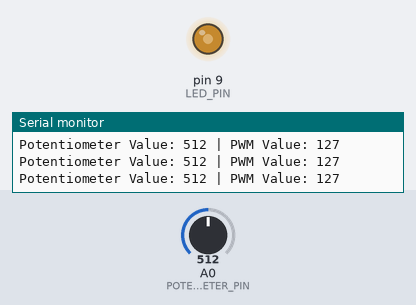
A sketch run on a simulated Arduino Uno, built with avr-gcc and run on an emulated ATmega328P. On the bench: output pins drawn as LEDs (lit = HIGH), the last lines printed to the serial monitor. The inputs (shaded band) are chosen by the test bench; at power-on: A0 (POTENTIOMETER_PIN) = 512.

Above: at 1.2 s.
1.3 s: A0 (POTENTIOMETER_PIN) set to 417
At 2.5 s:
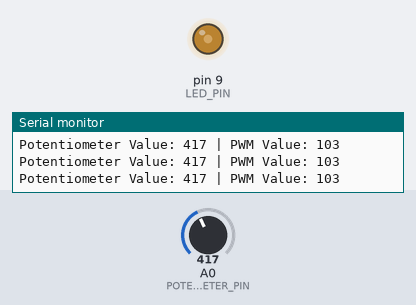
4.3 s: A0 (POTENTIOMETER_PIN) set to 390
At 5.6 s:
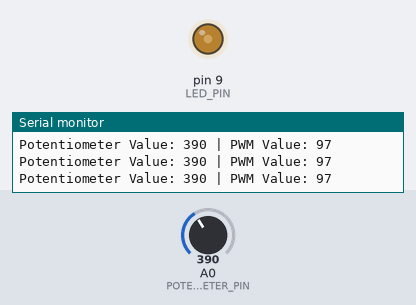
7.3 s: A0 (POTENTIOMETER_PIN) set to 122
At 8.5 s:
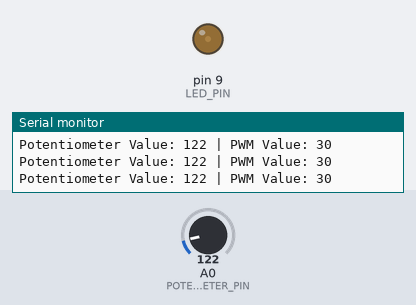
8.8 s: A0 (POTENTIOMETER_PIN) set to 0
At 10.0 s:
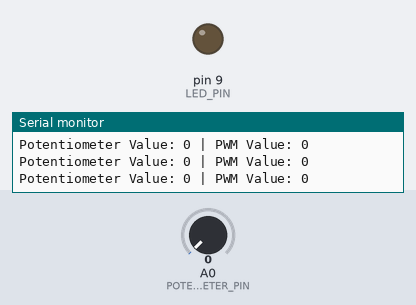
10.3 s: A0 (POTENTIOMETER_PIN) set to 716
At 11.5 s:
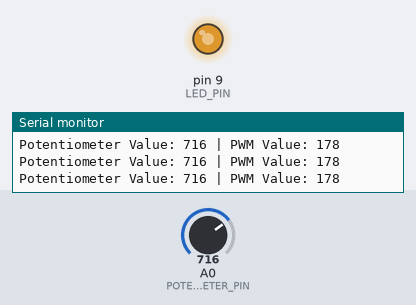
11.8 s: A0 (POTENTIOMETER_PIN) set to 511
At 13.2 s:
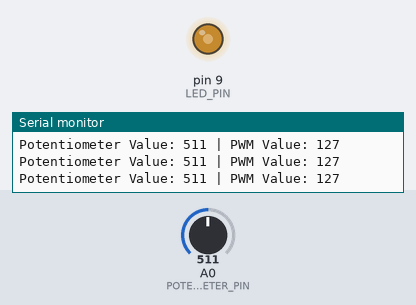
Timing chart, 0 to 14.3 s (numbered marks = the images above; inputs shaded):
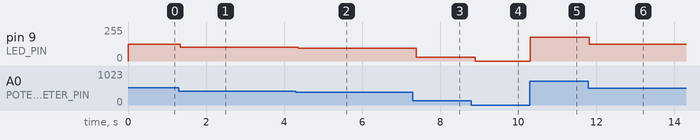

Measured:
- after the input at 1.3 s, pin 9 (LED_PIN): 127/255 → 103/255 at once
- after the input at 4.3 s, pin 9 (LED_PIN): 103/255 → 97/255 after 0.06 s
- after the input at 7.3 s, pin 9 (LED_PIN): 97/255 → 30/255 after 0.09 s
- after the input at 8.8 s, pin 9 (LED_PIN): 30/255 → 0/255 after 0.10 s
- after the input at 10.3 s, pin 9 (LED_PIN): 0/255 → 178/255 at once
- after the input at 11.8 s, pin 9 (LED_PIN): 178/255 → 127/255 at once

The sketch:

challenge_4.ino
```cpp
//Challenge #4 - Analog Read Potentiometer
// ● Connect a potentiometer to the Arduino
// ● Use the serial monitor to read the values as you turn the knob
// ● Feel free to connect an actuator (LED) and see if you can use PWM principlesto create a dimmer


#define POTENTIOMETER_PIN A0  // Potentiometer connected to analog pin A0
#define LED_PIN 9            // LED connected to PWM pin 9

void setup() {
  Serial.begin(9600); // Initialize Serial Monitor
  pinMode(LED_PIN, OUTPUT);  // Set LED pin as an output
  Serial.println("Challenge #4: Potentiometer values and LED dimming.");
}

void loop() {
  // Read the potentiometer value (0 to 1023)
  int potValue = analogRead(POTENTIOMETER_PIN);

  // Map the potentiometer value to a PWM value (0 to 255)
  int pwmValue = map(potValue, 0, 1023, 0, 255);

  // Write the PWM value to the LED pin
  analogWrite(LED_PIN, pwmValue);

  // Print the potentiometer value and PWM value to the Serial Monitor
  Serial.print("Potentiometer Value: ");
  Serial.print(potValue);
  Serial.print(" | PWM Value: ");
  Serial.println(pwmValue);

  // Small delay for readability
  delay(100);
}
```
